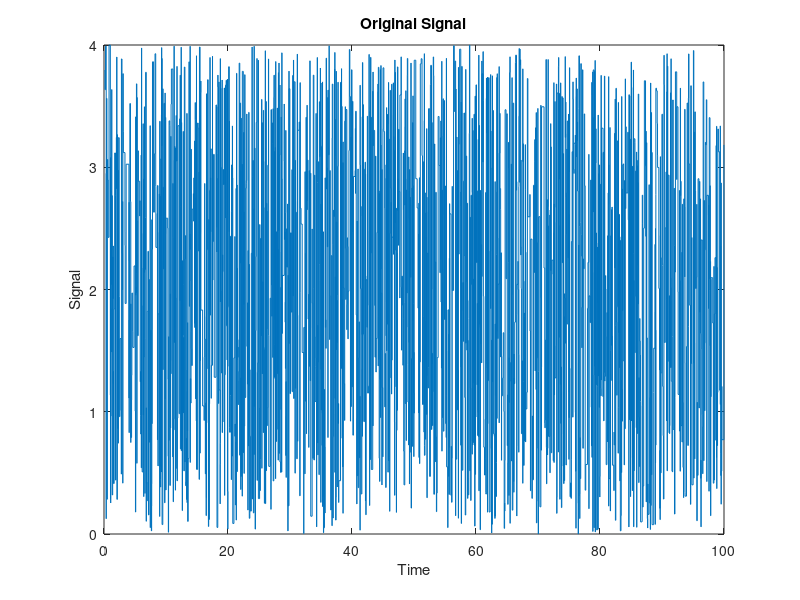
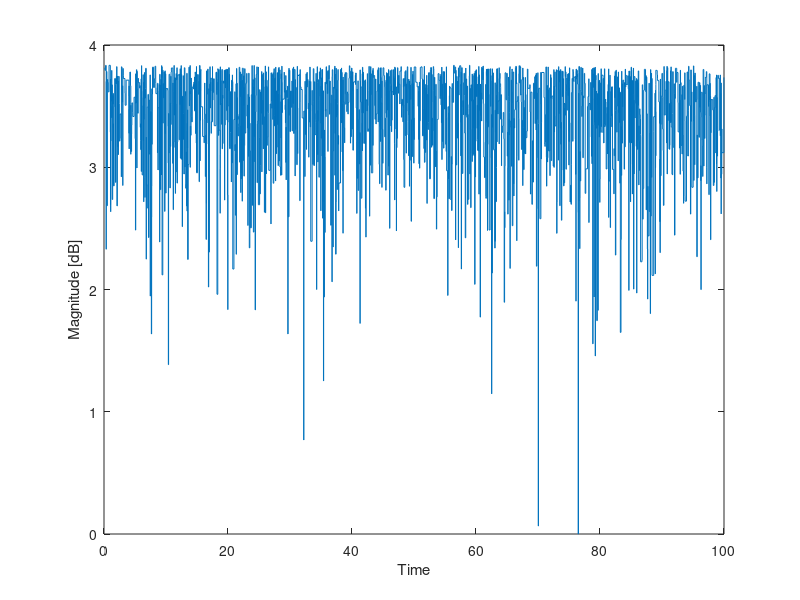

Recreate these plots in MATLAB, in order. (Note: this script raises an error after producing the figures.)
clear
close all
clc
%%
% Dummy parameters to create a N-element signal with amplitude between
% "a" and "b", with a final time of "tf"
N = 2000;
a = 0;
b = 4;
tf = 100; 

T.Time = sort(0 + (tf-0).*rand(N,1));
T.Signal = a + (b-a).*rand(N,1);

% plot the dummy signal
figure;
stairs(T.Time,T.Signal);
title("Original Signal");
ylabel("Signal");
xlabel("Time");

% Define the reference magnitude. The magnitude in the code is measured in
% dB, which is a relative scale. If the signal amplitude is measured in mV,
% for example, the reference amplitude is in mV. It depends on the
% characteristics of the equipment used for acquisition. 
% If the reference magnitude is not known, at least set it to be equal to
% the minimum signal amplitude, so that the magnitude will at least always 
% be positive 

% If known, for example
% args.ReferenceMagnitude = 1e-3;
% If unknown
args.ReferenceMagnitude = min(T.Signal);

T.Magnitude = log10(T.Signal/args.ReferenceMagnitude);

% plot the magnitude
figure;
title("Magnitude of the signal")
stairs(T.Time,T.Magnitude);
ylabel("Magnitude [dB]");
xlabel("Time");

% Define b-value input arguments
args.bValueNumOfPointsInWindow = floor(N/10);

% To not utilize a sliding window set equal to 
% "args.bValueNumOfPointsInWindow"

% No sliding window
% args.bValueNumOfPointsToShiftInWindow = bValueNumOfPointsInWindow;
% Sliding window
args.bValueNumOfPointsToShiftInWindow = floor(N/10);

% To define the "bValueMagnitudeIntervalSize" it is important to take a
% look of the magnitude range of the signals. For example, if the magnitude
% levels vary between 0 and 1, a "bValueMagnitudeIntervalSize" of 0.1 could
% be used. If it varies between 0 and 2.6, for example, a 
% "bValueMagnitudeIntervalSize" of 0.5 could be used.
% To decide, one helpful way is to plot a histogram of the magnitude and to
% decide from there.

% To help deciding the "bValueMagnitudeIntervalSize"
figure;
histogram(T.Magnitude);
title("Histogram of the signal magnitude");
ylabel("N of signals");
xlabel("Magnitude [dB]");

% After analysis of the magnitude range, for example
% args.bValueMagnitudeIntervalSize = 0.05;
% If unknown
args.bValueMagnitudeIntervalSize = 0.1;

% Run the code
b_value = bValue(T,args);

% Plot the output data (b_value and time)
figure;
plot(b_value.Output.Time,b_value.Output.Value);
title("b-Value of original signal");
ylabel("b-Value");
xlabel("Time");

% For analysis purposes, one can analyze the auxiliary data provided by the
% "Aux" substructure. It contains, for each window: 
% - The number of signals
% - The Magnitude of completeness
% - The position, in the bin, of the magnitude of completeness
%% Example 2: Signal with increasing magnitudes
% As the magnitude of signals increase, the b-value should decrease. To 
% verify if that is the case, sort the signals in ascending order
T.Magnitude = sort(T.Magnitude);
b_value = bValue(T,args);

figure;
plot(b_value.Output.Time,b_value.Output.Value);
title("b-Value of increasing-magnitude signal");
ylabel("b-Value");
xlabel("Time");
%% Example 3: Signal with decreasing magnitudes
% As the magnitude of signals decrease, the b-value should increase. To 
% verify if that is the case, sort the signals in descending order
T.Magnitude = sort(T.Magnitude,"descend");
b_value = bValue(T,args);

figure;
plot(b_value.Output.Time,b_value.Output.Value);
title("b-Value of decreasing-magnitude signal");
ylabel("b-Value");
xlabel("Time");